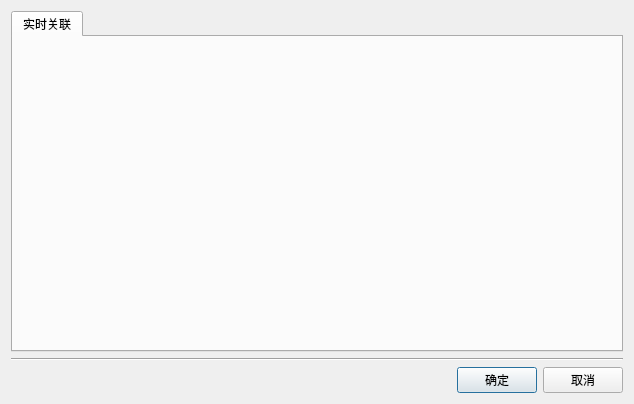
<?xml version="1.0" encoding="UTF-8"?>
<ui version="4.0">
 <class>EditElementPropertyDialog</class>
 <widget class="QDialog" name="EditElementPropertyDialog">
  <property name="geometry">
   <rect>
    <x>0</x>
    <y>0</y>
    <width>634</width>
    <height>404</height>
   </rect>
  </property>
  <property name="windowTitle">
   <string>Dialog</string>
  </property>
  <layout class="QVBoxLayout" name="verticalLayout">
   <item>
    <widget class="QTabWidget" name="tabWidget">
     <property name="currentIndex">
      <number>0</number>
     </property>
     <widget class="QWidget" name="tabRTDBRef">
      <attribute name="title">
       <string>实时关联</string>
      </attribute>
     </widget>
    </widget>
   </item>
   <item>
    <widget class="Line" name="line">
     <property name="orientation">
      <enum>Qt::Horizontal</enum>
     </property>
    </widget>
   </item>
   <item>
    <layout class="QHBoxLayout" name="horizontalLayout">
     <item>
      <spacer name="horizontalSpacer">
       <property name="orientation">
        <enum>Qt::Horizontal</enum>
       </property>
       <property name="sizeHint" stdset="0">
        <size>
         <width>40</width>
         <height>20</height>
        </size>
       </property>
      </spacer>
     </item>
     <item>
      <widget class="QPushButton" name="btnOk">
       <property name="text">
        <string>确定</string>
       </property>
      </widget>
     </item>
     <item>
      <widget class="QPushButton" name="btnCancel">
       <property name="text">
        <string>取消</string>
       </property>
      </widget>
     </item>
    </layout>
   </item>
  </layout>
 </widget>
 <resources/>
 <connections/>
</ui>
